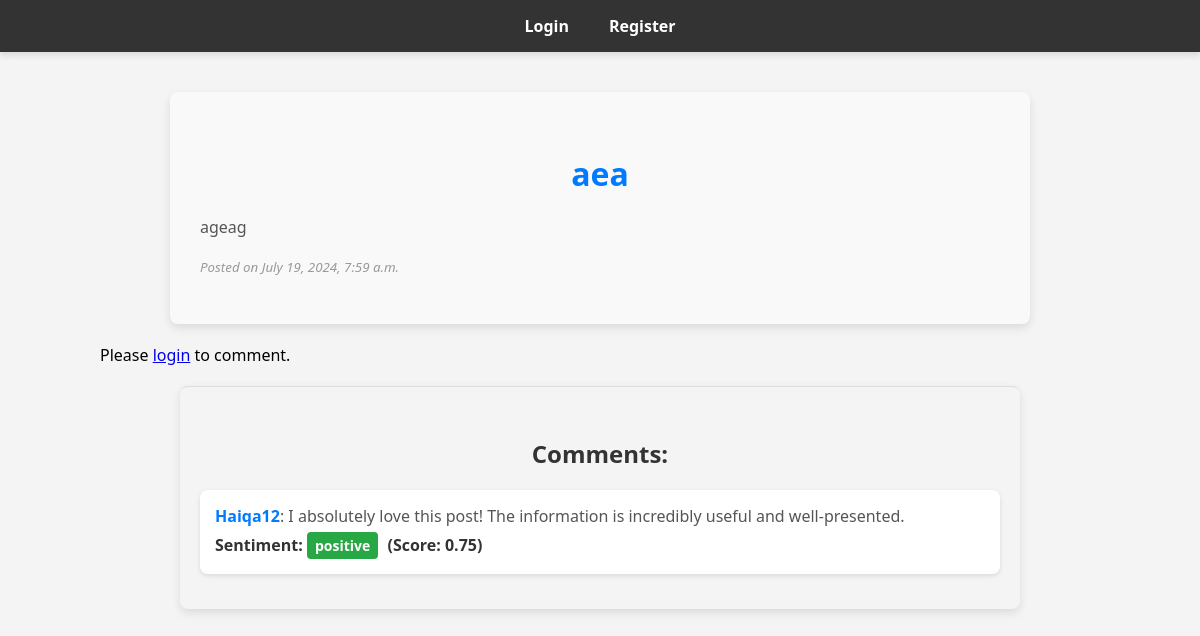
The app's page /post/2/ with its own data.
### myapp/models.py (models this page shows, shortened)
class Post(models.Model):
    postid = models.AutoField(primary_key=True)
    title = models.CharField(max_length=255)
    description = models.TextField()
    post_date = models.DateTimeField(default=timezone.now)

class Comment(models.Model):
    commentid = models.AutoField(primary_key=True)
    post = models.ForeignKey(Post, related_name='comments', on_delete=models.CASCADE)
    username = models.CharField(max_length=150)
    text = models.TextField()
    comment_date = models.DateTimeField(default=timezone.now)
    sentiment_score = models.FloatField(null=True, blank=True)
    sentiment_label = models.CharField(max_length=10, null=True, blank=True)
    class Meta:
        unique_together = ('post', 'username')  # Ensure each user can comment only once per post

### myapp/views.py (the view, shortened to what this page needs)
# urls.py: path('post/<int:post_id>/', views.post_detail, name='post_detail'),
def post_detail(request, post_id):
    post = get_object_or_404(Post, pk=post_id)
    username = request.session.get('username')
    comments = Comment.objects.filter(post=post)
    context = {
        'post': post,
        'comments': comments,
    }
    return render(request, 'post_detail.html', context)

### templates/post_detail.html (shortened to what this page needs)
{% extends "base.html" %}
{% block content %}
<div class="post-details">
    <h2>{{ post.title }}</h2>
    <p>{{ post.description }}</p>
    <p><small>Posted on {{ post.post_date }}</small></p>
</div>
{% if request.session.username %}
    <div class="comment-form">
        <form action="{% url 'post_detail' post_id=post.postid %}" method="post">
            {% csrf_token %}
            <textarea name="text" rows="4" placeholder="Add a comment..."></textarea>
            <button type="submit">Comment</button>
        </form>
    </div>
{% else %}
    <p>Please <a href="{% url 'login' %}">login</a> to comment.</p>
{% endif %}
<div class="comments">
    <h3>Comments:</h3>
    {% for comment in comments %}
        <div class="comment">
            <p><strong>{{ comment.username }}</strong>: {{ comment.text }}</p>
            <p>Sentiment: <span class="sentiment-label sentiment-{{ comment.sentiment_label|lower }}">{{ comment.sentiment_label }}</span> (Score: {{ comment.sentiment_score }})</p>
        </div>
    {% endfor %}
</div>
{% endblock %}

### templates/base.html (style rules this page uses)
body { font-family: 'Segoe UI', Tahoma, Geneva, Verdana, sans-serif; margin: 0; padding: 0; background-color: #f4f4f4; }
h1, h2, h3, h4 { margin: 30px; text-align: center; }
h2 { color: #333; font-size: 28px; margin: 30px; text-align: center; }
.comments { background: #f9f9f9; padding: 10px; border-top: 1px solid #ddd; margin-top: 10px; border-radius: 8px; }
.comments p { margin: 5px 0; }
.comments p strong { color: #333; }
.post-details { background-color: #f9f9f9; padding: 30px; border-radius: 8px; margin-bottom: 30px; box-shadow: 0 4px 10px rgba(0, 0, 0, 0.1); max-width: 800px; margin: 20px auto; }
.post-details h2 { color: #007bff; font-size: 32px; margin-bottom: 20px; }
.post-details p { color: #555; line-height: 1.6; }
.post-details p small { display: block; margin-top: 10px; color: #999; font-style: italic; }
.comments { background-color: #f4f4f4; padding: 20px; border-radius: 8px; box-shadow: 0 4px 10px rgba(0, 0, 0, 0.1); max-width: 800px; margin: 20px auto; }
.comments h3 { color: #333; margin-bottom: 20px; font-size: 24px; }
.comment { background-color: #fff; padding: 15px; margin-bottom: 15px; border-radius: 8px; box-shadow: 0 2px 5px rgba(0, 0, 0, 0.1); }
.comment p { margin: 0; color: #555; }
.comment p strong { color: #007bff; }
.comment p:last-child { color: #333; margin-top: 5px; font-weight: bold; }
.comment p span.sentiment-label { display: inline-block; padding: 4px 8px; border-radius: 4px; font-size: 14px; color: #fff; margin-right: 5px; }
.comment p span.sentiment-positive { background-color: #28a745; }

### records on screen
Post: title "aea", description "ageag", post_date "July 19, 2024, 7:59 a.m."
Comment: username "Haiqa12", text "I absolutely love this post! The information is incredibly useful and well-presented.", sentiment_label "positive", sentiment_score "0.75"
